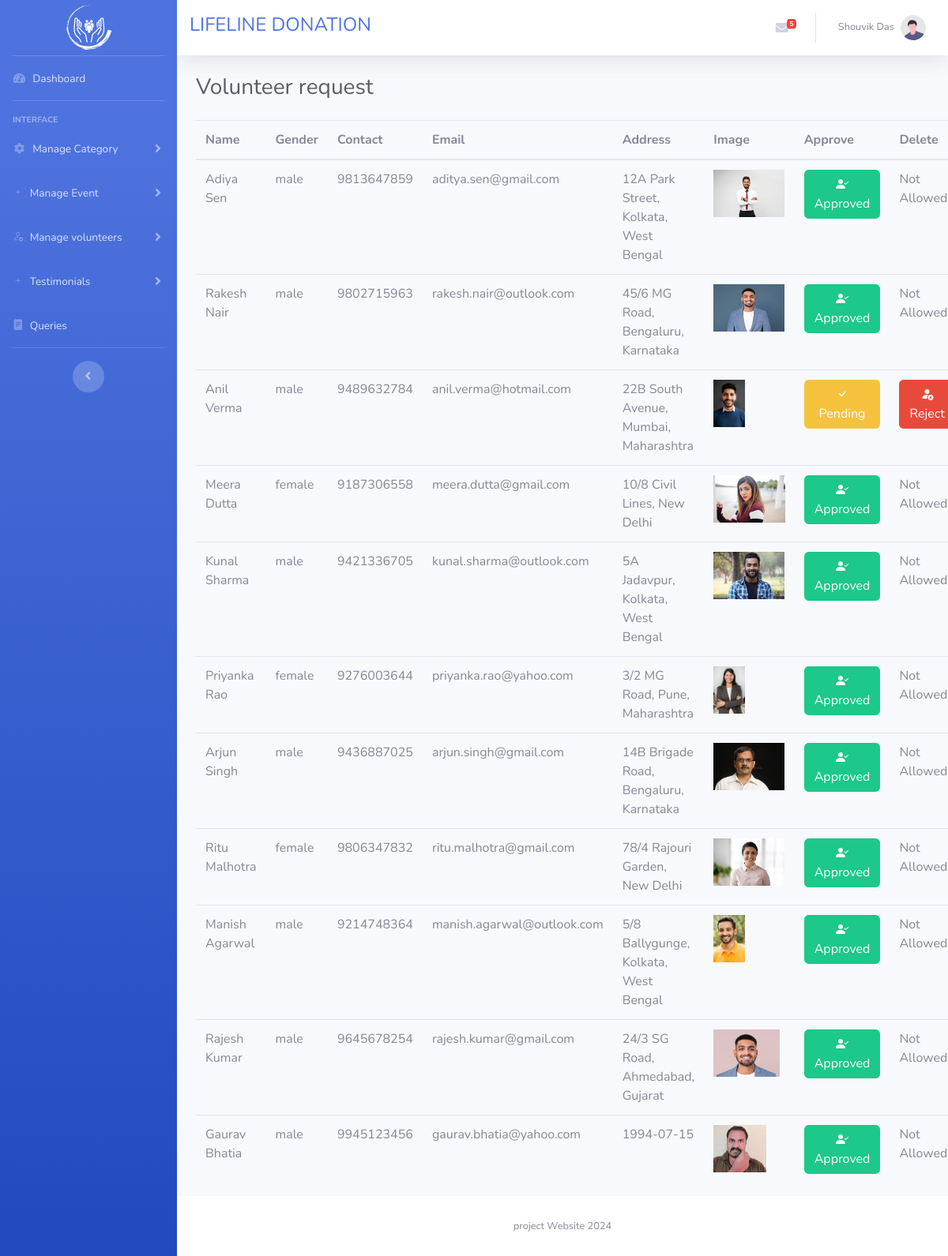
The app's page /ADMIN/manage_volunteer_rq.php (signed in) with its own data.
### tables this page shows
CREATE TABLE `volunteer` (
  `sl_no` int(11) NOT NULL,
  `timestamp` varchar(100) NOT NULL DEFAULT current_timestamp(),
  `name` varchar(500) NOT NULL,
  `gender` varchar(100) NOT NULL,
  `phone_no` varchar(20) NOT NULL,
  `DOB` varchar(100) NOT NULL,
  `address` varchar(500) NOT NULL,
  `email` varchar(200) NOT NULL,
  `vol_image` varchar(500) NOT NULL,
  `status` int(11) NOT NULL DEFAULT 0
);

### ADMIN/manage_volunteer_rq.php (the view, shortened to what this page needs)
<!DOCTYPE html>
<html lang="en">
<head>
    <link href="vendor/fontawesome-free/css/all.min.css" rel="stylesheet" type="text/css">
    <link href="css/sb-admin-2.min.css" rel="stylesheet">
    <link rel="stylesheet" href="https://cdn.jsdelivr.net/npm/bootstrap-icons@1.11.3/font/bootstrap-icons.min.css">
</head>
<body id="page-top">
    <div id="wrapper">
        <?php include ("inc/sidebar.php"); ?>
        <div id="content-wrapper" class="d-flex flex-column">
            <div id="content">
                <?php include ("inc/top.php"); ?>
                <div class="container-fluid">
                    <h1 class="h3 mb-4 text-gray-800">Volunteer request</h1>
                    <table class="table">
                    <thead>
                        <tr>
                            <th>Name</th>
                            <th>Gender</th>
                            <th>Contact</th>
                            <th>Email</th>
                            <th>Address</th>
                            <th>Image</th>
                            <th>Approve</th>
                            <th>Delete</th>
                        </tr>
                    </thead>
                    <tbody>
                                <?php
                                $sql = "SELECT * FROM volunteer";
                                $rs= $con->query($sql);
                                while($row = $rs->fetch_assoc()){
                                ?>
                        <tr>
                             <td><?php echo $row['name']; ?></td>
                             <td><?php echo $row['gender']; ?></td>
                             <td><?php echo $row['phone_no']; ?></td>
                             <td><?php echo $row['email']; ?></td>
                             <td><?php echo $row['address']; ?></td>
                             <td><img src="images/volunteer_img/<?php echo $row['vol_image']; ?>" width=auto height="60px" ></td>
                             <td>
                                <?php if($row['status']==0){ ?>
                                <a class ="btn btn-warning" href="./backend/approve_vol.php?aid=<?php echo $row['sl_no']; ?>"><i class="bi bi-check"></i> Pending</a>
                            <?php } else { ?>
                                <a class ="btn btn-success" href="./backend/reject_vol.php?aid=<?php echo $row['sl_no']; ?>"><i class="bi bi-person-check-fill"></i></i> Approved</a>
                                <?php } ?>
                            </td>
                                <?php if($row['status']==0){ ?>
                             <td><a onclick="return confirm('Are you sure?')" class ="btn btn-danger" href="./backend/del_vol_rq.php?vol_id=<?php echo $row['sl_no']; ?>"><i class="bi bi-person-fill-x"></i> Reject</a></td>
                                <?php }else{ ?>
                              <td>
                                  <?php echo "Not Allowed"; }?>
                              </td>
                        </tr>
                                                           <?php } ?>
                    </tbody>
                </table>
                </div>
            </div>
            <?php include ("inc/footer.php"); ?>
        </div>
    </div>
</body>
</html>

### records on screen
volunteer: name "Adiya Sen", gender "male", phone_no "9813647859", email "aditya.sen@gmail.com", address "12A Park Street, Kolkata, West Bengal", vol_image (picture), status "Not Allowed"
volunteer: name "Rakesh Nair", gender "male", phone_no "9802715963", email "rakesh.nair@outlook.com", address "45/6 MG Road, Bengaluru, Karnataka", vol_image (picture), status "Not Allowed"
volunteer: name "Anil Verma", gender "male", phone_no "9489632784", email "anil.verma@hotmail.com", address "22B South Avenue, Mumbai, Maharashtra", vol_image (picture)
volunteer: name "Meera Dutta", gender "female", phone_no "9187306558", email "meera.dutta@gmail.com", address "10/8 Civil Lines, New Delhi", vol_image (picture), status "Not Allowed"
volunteer: name "Kunal Sharma", gender "male", phone_no "9421336705", email "kunal.sharma@outlook.com", address "5A Jadavpur, Kolkata, West Bengal", vol_image (picture), status "Not Allowed"
volunteer: name "Priyanka Rao", gender "female", phone_no "9276003644", email "priyanka.rao@yahoo.com", address "3/2 MG Road, Pune, Maharashtra", vol_image (picture), status "Not Allowed"
volunteer: name "Arjun Singh", gender "male", phone_no "9436887025", email "arjun.singh@gmail.com", address "14B Brigade Road, Bengaluru, Karnataka", vol_image (picture), status "Not Allowed"
volunteer: name "Ritu Malhotra", gender "female", phone_no "9806347832", email "ritu.malhotra@gmail.com", address "78/4 Rajouri Garden, New Delhi", vol_image (picture), status "Not Allowed"
volunteer: name "Manish Agarwal", gender "male", phone_no "9214748364", email "manish.agarwal@outlook.com", address "5/8 Ballygunge, Kolkata, West Bengal", vol_image (picture), status "Not Allowed"
volunteer: name "Rajesh Kumar", gender "male", phone_no "9645678254", email "rajesh.kumar@gmail.com", address "24/3 SG Road, Ahmedabad, Gujarat", vol_image (picture), status "Not Allowed"
volunteer: name "Gaurav Bhatia", gender "male", phone_no "9945123456", email "gaurav.bhatia@yahoo.com", address "1994-07-15", vol_image (picture), status "Not Allowed"

### other values on screen
$cnt "5"
$_SESSION['admin_name'] "Shouvik Das"
